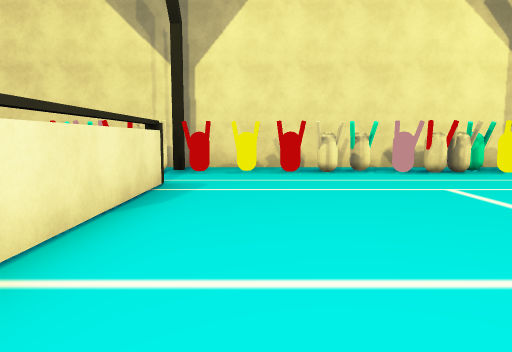
View 1 (above)

16 first-person views from a walk through a 3-D level made in the Unity game engine. The camera is 1.5 m above the floor, tilts 6° down and sees 70° across. The floor is counted in squares, 2.25 m on a side. Each view is taken from the middle of a square. On the plan, view 1 faces up. The plan holds only what a view shows up to about 11 squares ahead; the rest is blank. The player is left out. Some surface patterns are stand-ins.

View 2
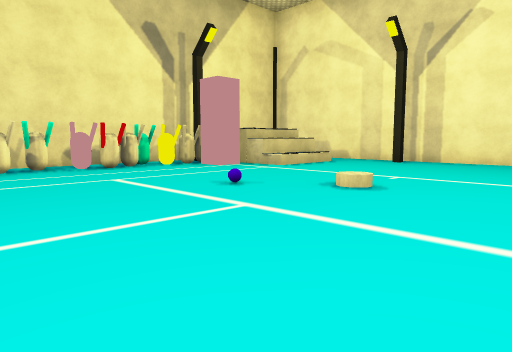

View 3
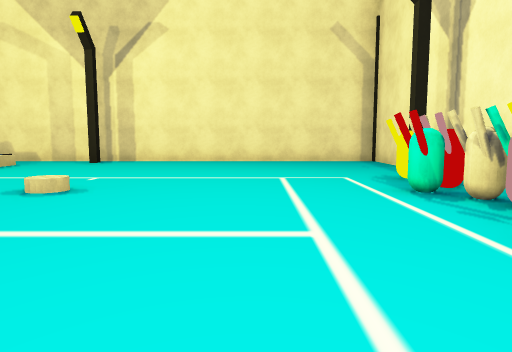

View 4
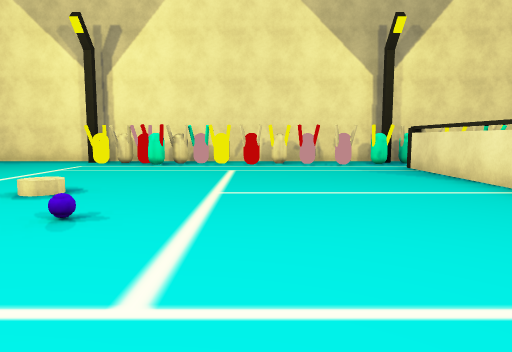

View 5
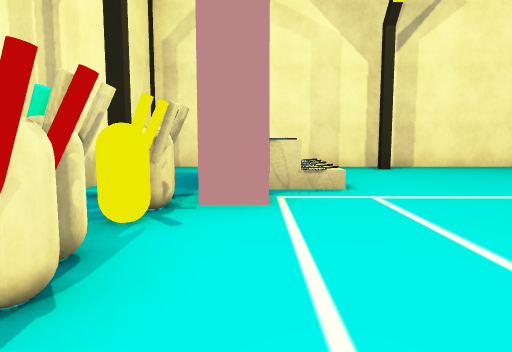

View 6
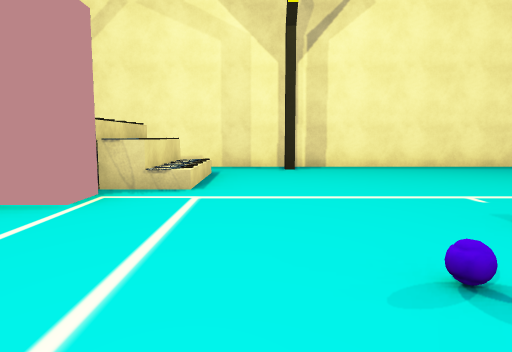

View 7
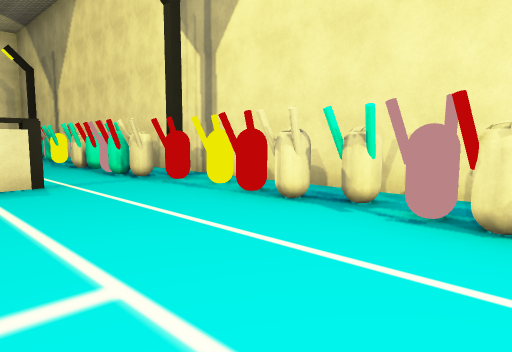

View 8
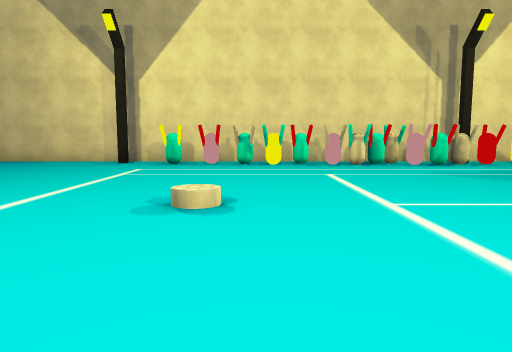

View 9
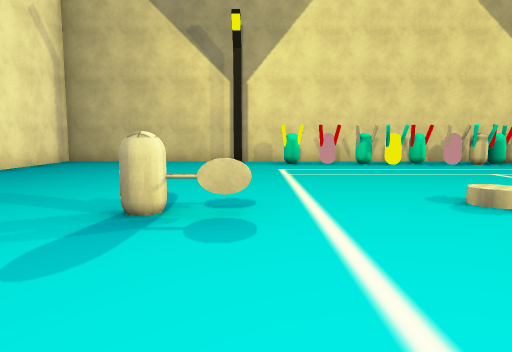

View 10
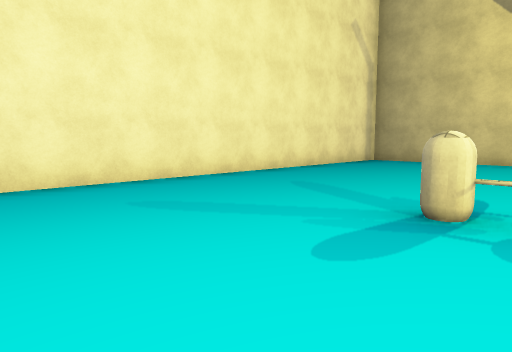

View 11
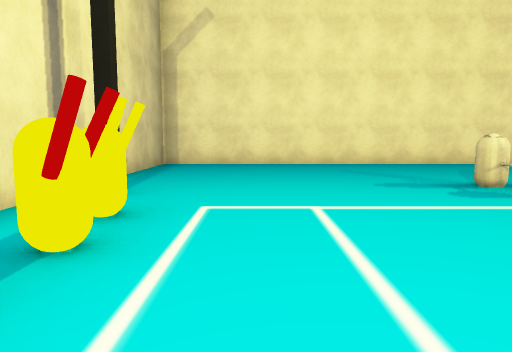

View 12
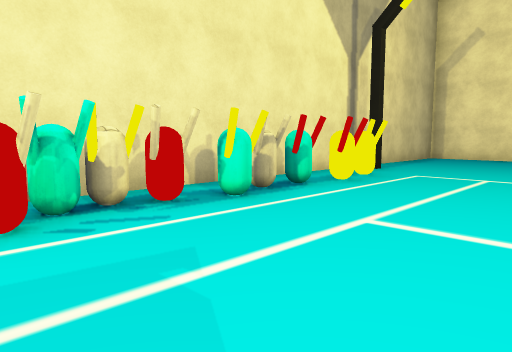

View 13
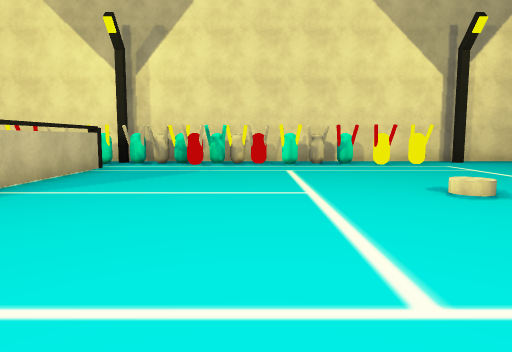

View 14
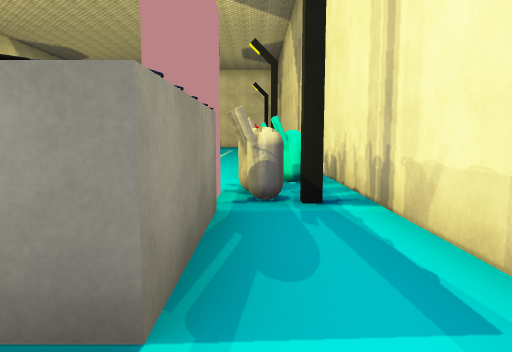

View 15
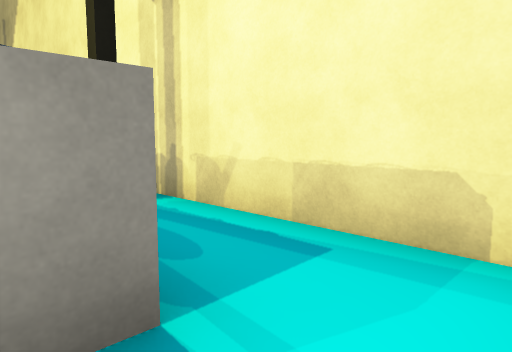

View 16
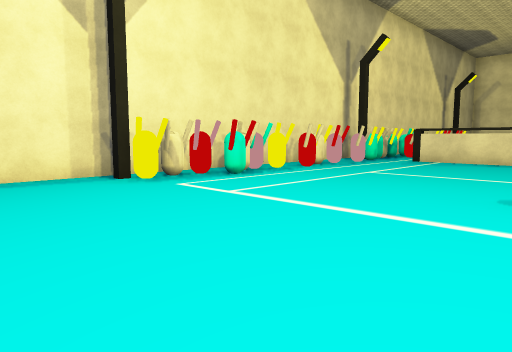

### Floor plan
Points are (right, up) in squares from view 1. A wall is a line through its corners. A room is listed if a view was taken in it or the views show most of it. See-through windows are left out.
Room 1 (views 1, 2, 3, 4, 5, 6, 7, 14, 15, 16)
walls: (6.4, 5.9) (5.6, 5.9) (5.6, 6.5); (7.5, 6.6) (8.6, 6.6); (8.5, 6) (7.4, 6); (-1.4, 5.5) (-1.4, -2.2); (9.6, 8.3) (-0.6, 8.3); (-1.6, -4.3) (10.4, -4.3) (10.4, 7.9)
ways out: opening at (-2, -3) to room 2; opening at (-1.3, 7) to room 2
objects: other object (-1, -3); other object (-1, 7); other object (0, -3); other object (0, 7); other object (1, -3); other object (1, 7); other object (2, -3); other object (2, 7); other object (3, -4); other object (3, -3); other object (3, 7); other object (4, -3); other object (4, 7); other object (5, -4); other object (5, 7); other object (6, -3); other object (6, 7); other object (7, 5); other object (8, 5); other object (9, 5); other object (9, 6)
Room 2 (views 8, 9, 10, 11, 12, 13)
walls: (-1.6, -2.2) (-1.6, 1.3); (-0.6, 8.3) (-15.3, 8.3) (-15.3, -4.3) (-1.6, -4.3)
ways out: opening at (-2, -3) to room 1; opening at (-1.3, 7) to room 1
objects: other object (-10, 1); other object (-9, -3); other object (-9, 7); other object (-8, -3); other object (-8, 7); other object (-7, -3); other object (-7, 7); other object (-6, -3); other object (-6, 7); other object (-5, -4); other object (-5, -3); other object (-5, 7); other object (-4, -3); other object (-4, 7); other object (-3, -4); other object (-3, 7); other object (-2, -3); other object (-2, 7)

Positions as (right, up) in squares from view 1, and headings:
1: (0, 0), facing up
2: (0, -1), facing up-right
3: (0, -1), facing right
4: (2, 6), facing down
5: (2, 6), facing right
6: (2, 4), facing right
7: (4, 4), facing up-left
8: (-7, -2), facing up
9: (-10, -2), facing up
10: (-10, -2), facing up-left
11: (-6, -2), facing left
12: (-3, 0), facing down-left
13: (-5, 6), facing down
14: (10, 7), facing left
15: (10, 6), facing up-left
16: (9, 2), facing down-left
